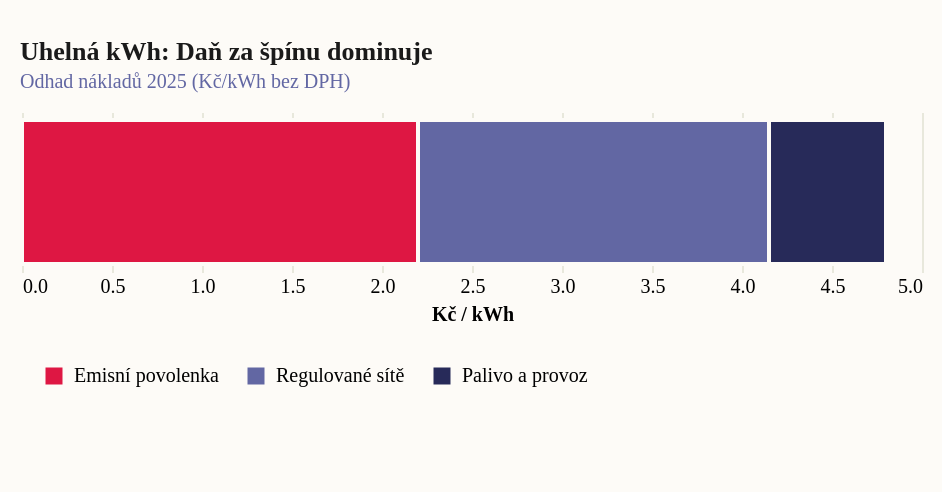

Here is the Vega-Lite specification saved for this chart:
### Vega-Lite specification from a JSON file in a GitHub repository (floating-point values rounded to 4 significant figures)
{"_source": "Zdroj: ERÚ, EU ETS Market data (Odhad 2025)", "$schema": "https://vega.github.io/schema/vega-lite/v5.json", "description": "Složení nákladové ceny elektřiny z hnědého uhlí v ČR (2025)", "width": 450, "height": 80, "padding": {"top": 20, "left": 10, "right": 10, "bottom": 40}, "autosize": {"type": "pad", "resize": true}, "background": "#fdfbf7", "title": {"text": "Uhelná kWh: Daň za špínu dominuje", "subtitle": "Odhad nákladů 2025 (Kč/kWh bez DPH)", "font": "Roboto Slab", "fontSize": 13, "fontWeight": "bold", "anchor": "start", "color": "#1a1a1a", "subtitleFont": "Work Sans", "subtitleFontSize": 10, "subtitleColor": "#6267a3", "offset": 10}, "data": {"values": [{"label": "Palivo a provoz", "value": 0.65, "p": 3}, {"label": "Regulované sítě", "value": 1.95, "p": 2}, {"label": "Emisní povolenka", "value": 2.2, "p": 1}]}, "mark": {"type": "bar", "tooltip": true, "stroke": "#fdfbf7", "strokeWidth": 2}, "encoding": {"x": {"field": "value", "type": "quantitative", "title": "Kč / kWh", "axis": {"titleFont": "Work Sans", "titleFontSize": 10, "labelFont": "Work Sans", "labelFontSize": 10, "grid": true, "gridColor": "#e8e8dc", "domain": false, "ticks": false}}, "color": {"field": "label", "type": "nominal", "scale": {"domain": ["Emisní povolenka", "Regulované sítě", "Palivo a provoz"], "range": ["#de1743", "#6267a3", "#272a59"]}, "legend": {"title": null, "orient": "bottom", "offset": 10, "labelFont": "Roboto Slab", "labelFontSize": 10, "symbolType": "square", "padding": 10, "columns": 3}}, "order": {"field": "p", "type": "quantitative"}}, "config": {"view": {"stroke": "transparent"}}}
